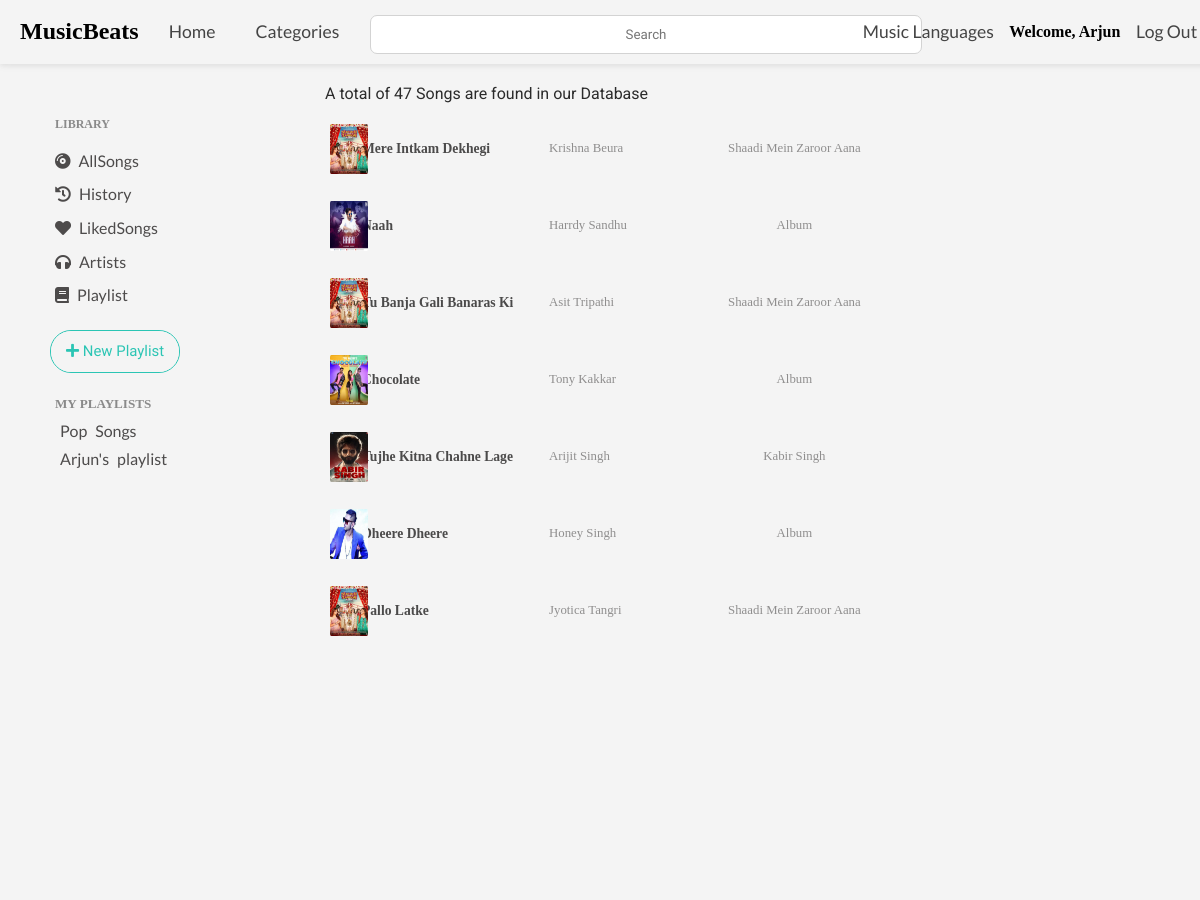
Before: /allSongs (signed in, upper part) with the older database file.
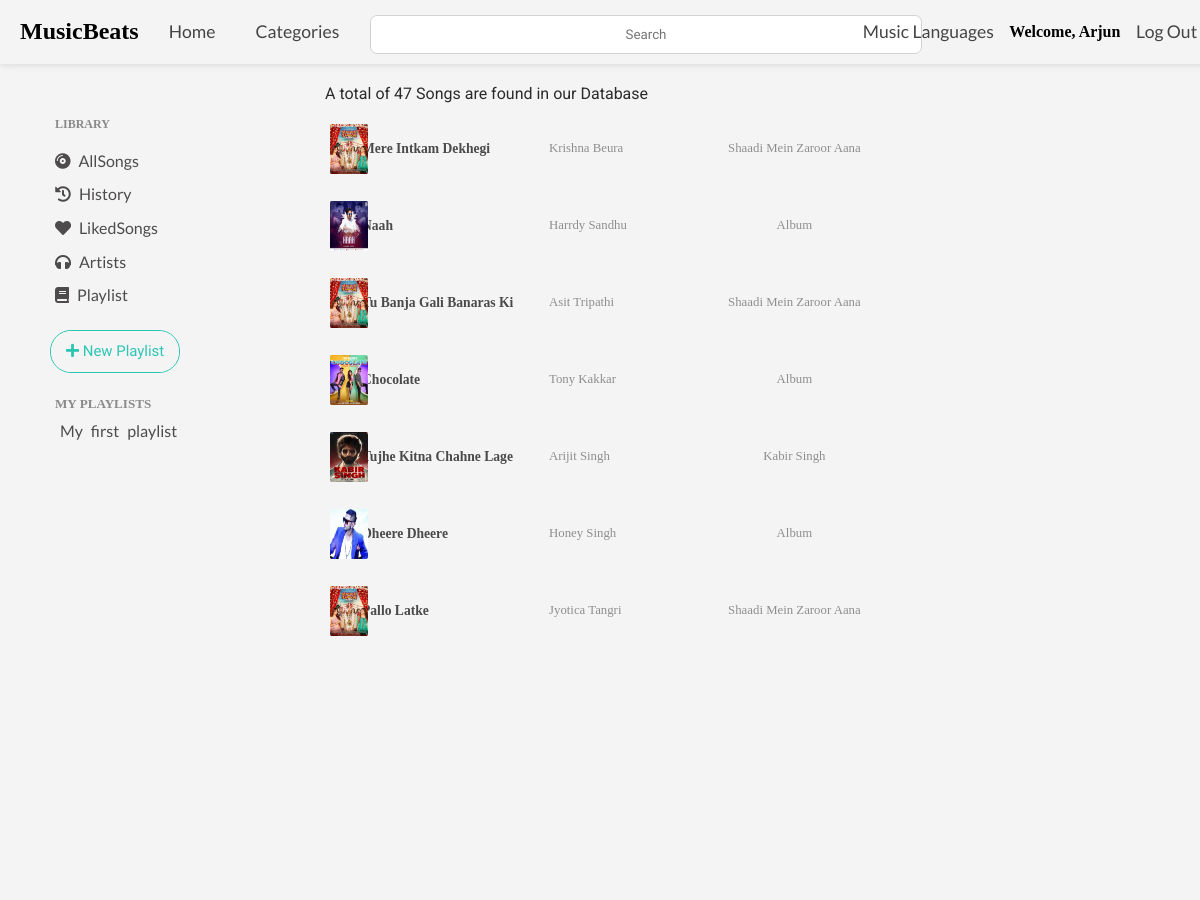
After: the same page with the newer database file.
### music_app/models.py (models this page shows, shortened)
class Playlist(models.Model):
    playlist_id = models.AutoField(primary_key=True)
    user = models.ForeignKey(User, on_delete=models.CASCADE)
    music_ids = ListCharField(base_field=models.CharField(max_length=100), size=100, max_length=(100 * 101))
    playlist_name = models.CharField(max_length=10000000, default="")
    likes = models.IntegerField(default=0)
    followers = models.IntegerField(default=0)
    plays = models.IntegerField(default=0)

class Song(models.Model):
    song_id = models.AutoField(primary_key=True)
    count = models.IntegerField(default=0)
    name = models.CharField(max_length=200)
    tags = models.CharField(choices=tags, max_length=20, default='Classical')
    genre = models.CharField(choices=genre, max_length=20, default='Album')
    language = models.CharField(choices=language, max_length=20, default='Hindi')
    year = models.CharField(choices=yearOfRelease, max_length=20, default='2021')
    singer1 = models.CharField(max_length=200)
    singer2 = models.CharField(max_length=200, default='')
    productionHouse = models.CharField(choices=productionHouse, max_length=20, default='Unknown')
    movie = models.CharField(max_length=500, default="")
    image = models.ImageField(upload_to="images")
    song = models.FileField(upload_to='songs')

### music_app/views.py (the view)
# urls.py: path('allSongs', views.allSongs, name="allSongs"),
def allSongs(request):
    myPlaylists  = []
    user = request.user
    if user.is_authenticated:
        myPlaylists = list(Playlist.objects.filter(user=user))
    try:
        allSongs = list(Song.objects.all())
        random.shuffle(allSongs)
        return render(request, 'allSongs.html', {'allSongs': allSongs, 'myPlaylists':myPlaylists})
    except:
        return redirect("/")

### music_app/templates/allSongs.html (shortened to what this page needs)
{%extends 'header.html'%}
{% block body %}
{% load static %}
<body>
    <div id="body-center">
        <p style="margin: 0px 10px 10px 65px; font-size: 1rem; font-family: 'Roboto', sans-serif; color: rgb(43, 43, 43);"
            id="C_{{song.song_id}}">A total of 47 Songs are found in our Database</p>
        <div id="playlist">
            {% for i in allSongs %}
            <div class="sameMovieCard">
                <div class="container_songpost">
                    <img src="{{i.image.url}}" id="A_{{i.song_id}}" />
                    <div class="overlay_songpost"></div>
                </div>
                <div class="songpost_data">
                    <h5 class="song-name" id="B_{{i.song_id}}">
                        {{i.name}}</h5>
                    <p class="singer-name">{{i.singer1}}</p>
                    <p class="movie-name" id="C_{{i.song_id}}">
                        {{i.movie}}</p>
                </div>
            </div>
            {% endfor %}
        </div>
    </div>
    {% endblock %}

### music_app/templates/header.html (shortened to what this page needs)
<!doctype html>
<html lang="en">
{% load static %}
{% load socialaccount %}
<head>
    <link rel="stylesheet" href="https://unpkg.com/flickity@2/dist/flickity.min.css">
    <link rel="stylesheet" href="https://pro.fontawesome.com/releases/v5.10.0/css/all.css"
 />
    <link rel="stylesheet" href="{% static 'hamburgerNavbar.css' %}">
    <link rel="stylesheet" href="{% static 'navbar.css' %}">
    <link rel="stylesheet" href="{% static 'centerBody.css' %}">
    <link rel="stylesheet" href="{% static 'leftBody.css' %}">
    <link rel="stylesheet" href="{% static 'audioBar.css' %}">
    <link rel="stylesheet" href="{% static 'playlistPopUp.css' %}">
    <link rel="stylesheet" href="{% static 'loginSignup.css' %}">
    <link rel="stylesheet" href="{% static 'loader.css' %}">
    <link rel="stylesheet" href="{% static 'footer.css' %}">
    <link rel="stylesheet" href="{% static 'mediaQueries.css' %}">
    <link rel="stylesheet" href="{% static 'alert.css' %}">
    <link rel="stylesheet" href="{% static 'customScrollBar.css' %}">
</head>
<body>
    <div id="navbar">
        <div id="nav-left">
            <h2 style="margin: auto 10px;">MusicBeats</h2>
            <a style="margin: auto 10px;" href="/">Home</a>
            <a style="margin: auto 10px;" href="">Categories</a>
        </div>
        <div id='nav-center'>
            <form class="searchBar" autocomplete="off" method="POST" action="/searchResults"> {% csrf_token %}
                <input type="text" class="searchText" name="data" placeholder="Search">
            </form>
        </div>
        <div id="nav-right">
            <a style="margin: auto;" href="">Music Languages</a>
            {% if user.is_authenticated %}
            <h4 style="margin: auto;">Welcome, {{user.first_name}}</h4>
            <a style="margin: auto;" href="/logout">Log Out</a>
            {% else %}
            <a id="modal_trigger" href="#modal">Login or Register</a>
            {% endif %}
        </div>
    </div>
    <div id="body-left">
        <div>
            <p
                style="margin: 5px; font-size: 0.75rem; font-weight: 700; line-height: 2.5; color: rgb(138, 138, 138); text-align: left;">
                LIBRARY</p>
            <a class="left-panel-btn" href="/allSongs"><i class="fas fa-compact-disc"></i> AllSongs</a><br>
            {% if user.is_authenticated %}
            <a class="left-panel-btn" href="/history"><i class="fas fa-history"></i> History</a><br>
            {% endif %}
            {% if user.is_authenticated %}
            <a class="left-panel-btn" href="/likesong"><i class="fas fa-heart"></i> LikedSongs</a><br>
            {% endif %}
            <a class="left-panel-btn"><i class="fas fa-headphones"></i> Artists</a><br>
            <a class="left-panel-btn"><i class="fas fa-book"></i> Playlist</a><br>
            <br>
            {% if user.is_authenticated %}
            <a class="glow-on-hover"
                onclick="document.getElementById('modal-wrapper-playlist').style.display='block'"><i
                    class="fas fa-plus"></i> New Playlist</a>
            {% endif %}
            <br>
            <br>
            <div>
                {% if myPlaylists %}
                <p
                    style="margin: 5px; font-size: 0.82rem; font-weight: 700; color: rgb(138, 138, 138); text-align: left;">
                    MY PLAYLISTS</p>
                {% for playlist in myPlaylists %}
                <a class="left-panel-playlist-btn"
                    href="/myPlaylist/{{playlist.playlist_id}}">{{playlist.playlist_name}}</a><br>
                {% endfor %}
                {% endif %}
            </div>
        </div>
    </div>
    {% block body %}
    {% endblock %}
</body>
</html>

Changed rows visible on the page:
removed Playlist: playlist_name "Pop Songs"
removed Playlist: playlist_name "Arjun's playlist"
added Playlist: playlist_name "My first playlist"
